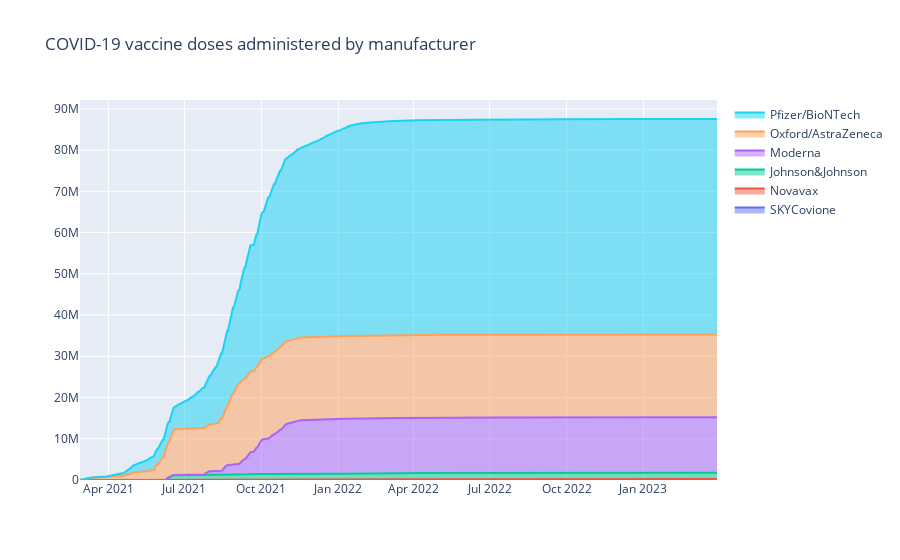

The notebook cell this image was saved under:
### Code cell
fig=go.Figure()
vacs=df_gb_modified.tail(n_vaccines).sort_values(by="total_vaccinations")["vaccine"].values
for i in vacs:
    fig.add_trace(go.Scatter(name=i,x=df_gb_modified[df_gb_modified["vaccine"]==i]["date"],
                             y=df_gb_modified[df_gb_modified["vaccine"]==i]["total_vaccinations"],
                           stackgroup="one",mode='lines',))
fig.update_layout(title="COVID-19 vaccine doses administered by manufacturer")
fig.show()

### Figure 1 — Plotly figure (JSON) as saved in the notebook; plotly's stock layout.template omitted (floating-point values rounded to 4 significant figures; data arrays with more than 128 entries replaced by an {"elided": "..."} marker saying what was removed)
{"data": [{"mode": "lines", "name": "SKYCovione", "stackgroup": "one", "type": "scatter", "x": {"elided": "763 str values"}, "y": {"elided": "763 int values"}}, {"mode": "lines", "name": "Novavax", "stackgroup": "one", "type": "scatter", "x": {"elided": "763 str values"}, "y": {"elided": "763 int values"}}, {"mode": "lines", "name": "Johnson&Johnson", "stackgroup": "one", "type": "scatter", "x": {"elided": "763 str values"}, "y": {"elided": "763 int values"}}, {"mode": "lines", "name": "Moderna", "stackgroup": "one", "type": "scatter", "x": {"elided": "763 str values"}, "y": {"elided": "763 int values"}}, {"mode": "lines", "name": "Oxford/AstraZeneca", "stackgroup": "one", "type": "scatter", "x": {"elided": "763 str values"}, "y": {"elided": "763 int values"}}, {"mode": "lines", "name": "Pfizer/BioNTech", "stackgroup": "one", "type": "scatter", "x": {"elided": "763 str values"}, "y": {"elided": "763 int values"}}], "layout": {"title": {"text": "COVID-19 vaccine doses administered by manufacturer"}}}
